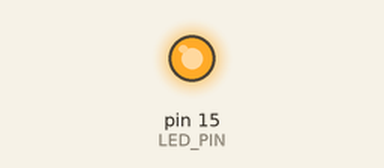
This sketch was run on a simulated Arduino Mega 2560, built for the host (arithmetic inside an expression is 32-bit, double 64-bit). Shown: output pins drawn as LEDs (lit = HIGH). EEPROM starts erased.

Above: at 0.1 s.
At 5.1 s:
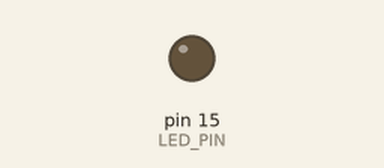
Timing chart, 0 to 6.6 s (numbered marks = the images above):
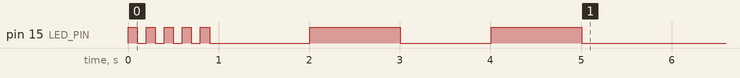

The sketch:

twomod_reboot.ino
```cpp
#include <Arduino.h>

#define UPLOAD_METHOD_DEBUGPROBE
#include "utils.h"   // Defines DEBUG_SERIAL
#include "twomode.h"

const short LED_PIN = 15;

TwoMode tmcontroller(LED_PIN);
void setup() {
  // Initialize serial connection
  DEBUG_SERIAL.begin(115200);

  pinMode(LED_PIN, OUTPUT);

  while (!DEBUG_SERIAL) yield();
  DEBUG_SERIAL.println("\nSerial Initialized!");

  tmcontroller.init();

  short mode = tmcontroller.getMode();
  DEBUG_SERIAL.print("Starting Mode ");
  DEBUG_SERIAL.print(mode);
}

void loop() {
}
```

twomode.h
```cpp
#ifndef _TWOMODE_H    // Put these two lines at the top of your file.
#define _TWOMODE_H    // (Use a suitable name, usually based on the file name.)


#include <EEPROM.h>

class TwoMode {
public:
  TwoMode(short ledPin) {
    // Initialize LED pin
    this->ledPin = ledPin;
  }

  void init(){
    // Initialize EEPROM
    EEPROM.begin(4);  // Initialize with at least 4 bytes
    // Read the previous flash count from EEPROM
    savedmode = EEPROM.read(EEPROM_ADDR);

    // 5 quick flashes
    for (int i = 0; i < 5; i++) {
      digitalWrite(ledPin, HIGH);
      delay(100);
      digitalWrite(ledPin, LOW);
      delay(100);
    }
    delay(1000);

    for (int i = 0; i < 2; i++) {
      // Turn LED on
      EEPROM.write(EEPROM_ADDR, i+1);
      EEPROM.commit();

      digitalWrite(ledPin, HIGH);
      delay(flashDelay);

      // Turn LED off
      digitalWrite(ledPin, LOW);
      delay(flashDelay);
    }
  }

  short getMode(){
    return savedmode;
  }
private:
  // Variables for tracking restarts
  int EEPROM_ADDR = 0;  // EEPROM address to store flash count
  unsigned int flashDelay = 1000;  // Time between flashes (ms)
  short savedmode;
  short ledPin;
};

#endif // _TWOMODE_H    // Put this line at the end of your file.
```

utils.h
```cpp
#ifndef _UTILS_H
#define _UTILS_H


#ifdef UPLOAD_METHOD_DEBUGPROBE
  #define DEBUG_SERIAL Serial1
#else
  #define DEBUG_SERIAL Serial
#endif
#include "twomode.h"

#endif 
```
